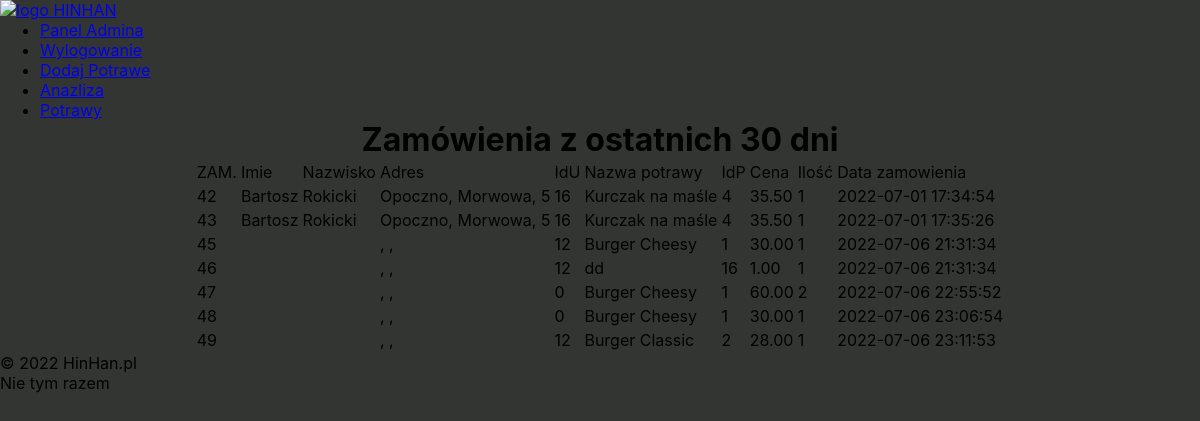
/analiza.php (signed in), run on the app's committed database.
### tables this page shows
CREATE TABLE `zamowienia` (
  `id_zamowienia` int(11) NOT NULL,
  `Imie` text NOT NULL,
  `Nazwisko` text NOT NULL,
  `Adres` text NOT NULL,
  `data_zamowienia` datetime NOT NULL,
  `Id_usera` int(11) NOT NULL,
  `nazwa_potrawy` text NOT NULL,
  `id_potrawy` int(11) NOT NULL,
  `cena` decimal(9,2) NOT NULL,
  `ilosc` int(11) NOT NULL
);

### analiza.php (the view, shortened to what this page needs)
<?php
require('connect.php');
if (isset($_SESSION['admin']))
{
?>
<html lang="en">
<head>
    <link href="style.css" rel="stylesheet">
</head>
    <body>
<div id="container">
<div class="div_logo">
        <a href="index.php"><img src="img/logo.png"alt="logo HINHAN"></a>
    </div>
    <div class="nav">
        <ul>
        <?php
        if (isset($_SESSION['admin']))
			{
				echo '<li><a class="link"href="PanelAdmina.php">Panel Admina</a></li>';
			}
			if (isset($_SESSION['zalogowano']))
			{
				echo '<li><a class="link"href="Wyloguj.php">Wylogowanie</a></li>';
			}else {
                echo'<li><a class="link"href="Logowanie.php">Logowanie</a></li>';
            }?>
            <li><a class="link" href="dodajPotrawe.php">Dodaj Potrawe</a></li>
            <li><a class="link"href="analiza.php">Anazliza</a></li>
            <li><a class="link"href="potrawy.php">Potrawy</a></li>
        </ul>
    </div>
    <center>
    <div class="Analiza">
        <h1>Zamówienia z ostatnich 30 dni</h1>
            <?php
                echo"<table class='styl-tabela'>
                <thead>
                <tr>
                <td>ZAM.</td>
                <td>Imie</td>
                <td>Nazwisko</td>
                <td>Adres</td>
                <td>IdU</td>
                <td>Nazwa potrawy</td>
                <td>IdP</td>
                <td>Cena</td>
                <td>Ilość</td>
                <td>Data zamowienia</td>
                </tr></thead><tbody>";
            $wynik1 = mysqli_query($polaczenie,"SELECT * FROM zamowienia WHERE data_zamowienia>DATE_SUB(NOW(),INTERVAL 30 DAY);");
				while ($rekord = $wynik1->fetch_assoc()) {
					$id_zan = $rekord['id_zamowienia'];
					$imie = $rekord['Imie'];
					$nazwisko = $rekord['Nazwisko'];
                    $Adres = $rekord['Adres'];
                    $data_zamowienia = $rekord['data_zamowienia'];
                    $Id_usera = $rekord['Id_usera'];
                    $nazwa_potrawy = $rekord['nazwa_potrawy'];
                    $id_potrawy = $rekord['id_potrawy'];
                    $cena = $rekord['cena'];
                    $ilosc= $rekord['ilosc'];
                    echo"
                    <tr>
                    <td>$id_zan</td>
                    <td>$imie</td>
                    <td>$nazwisko</td>
                    <td>$Adres</td>
                    <td>$Id_usera</td>
                    <td>$nazwa_potrawy</td>
                    <td>$id_potrawy</td>
                    <td>$cena</td>
                    <td> $ilosc</td>
                    <td>$data_zamowienia</td>
                    </tr>";
                }
                echo"</tbody></table>";?>
    </div></center>
</div>
<div class="stopka">
       © 2022 <a hreg="index.php">HinHan.pl</a>
</div>
    </body>
</html>
<?php
}
echo "Nie tym razem";?>

### style.css (style rules this page uses)
* { margin: 0 auto; background-color: 333533; font-family: -apple-system, BlinkMacSystemFont, 'Segoe UI', Roboto, Oxygen, Ubuntu, Cantarell, 'Open Sans', 'Helvetica Neue', sans-serif; }

### data on the page
zamowienia: id_zamowienia "42", Imie "Bartosz", Nazwisko "Rokicki", Adres "Opoczno, Morwowa, 5", Id_usera "16", nazwa_potrawy "Kurczak na maśle", id_potrawy "4", cena "35.50", ilosc "1", data_zamowienia "2022-07-01 17:34:54"
zamowienia: id_zamowienia "43", Imie "Bartosz", Nazwisko "Rokicki", Adres "Opoczno, Morwowa, 5", Id_usera "16", nazwa_potrawy "Kurczak na maśle", id_potrawy "4", cena "35.50", ilosc "1", data_zamowienia "2022-07-01 17:35:26"
zamowienia: id_zamowienia "45", Adres ", ,", Id_usera "12", nazwa_potrawy "Burger Cheesy", id_potrawy "1", cena "30.00", ilosc "1", data_zamowienia "2022-07-06 21:31:34"
zamowienia: id_zamowienia "46", Adres ", ,", Id_usera "12", nazwa_potrawy "dd", id_potrawy "16", cena "1.00", ilosc "1", data_zamowienia "2022-07-06 21:31:34"
zamowienia: id_zamowienia "47", Adres ", ,", Id_usera "0", nazwa_potrawy "Burger Cheesy", id_potrawy "1", cena "60.00", ilosc "2", data_zamowienia "2022-07-06 22:55:52"
zamowienia: id_zamowienia "48", Adres ", ,", Id_usera "0", nazwa_potrawy "Burger Cheesy", id_potrawy "1", cena "30.00", ilosc "1", data_zamowienia "2022-07-06 23:06:54"
zamowienia: id_zamowienia "49", Adres ", ,", Id_usera "12", nazwa_potrawy "Burger Classic", id_potrawy "2", cena "28.00", ilosc "1", data_zamowienia "2022-07-06 23:11:53"
